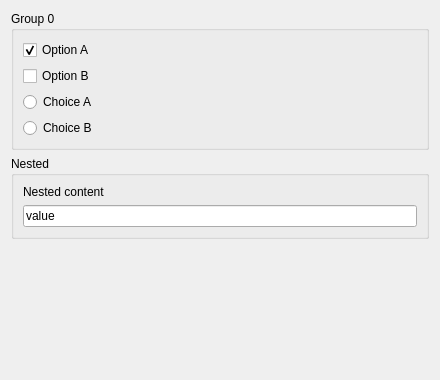
<?xml version="1.0" encoding="UTF-8"?>
<ui version="4.0"><class>Dialog</class><widget class="QDialog" name="Dialog"><property name="geometry"><rect><x>0</x><y>0</y><width>440</width><height>380</height></rect></property><property name="windowTitle"><string>Group 0</string></property><layout class="QVBoxLayout" name="verticalLayout"><property name="leftMargin"><number>11</number></property><property name="topMargin"><number>11</number></property><property name="rightMargin"><number>11</number></property><property name="bottomMargin"><number>11</number></property><property name="spacing"><number>6</number></property><item><widget class="QGroupBox" name="group"><property name="title"><string>Group 0</string></property><layout class="QVBoxLayout" name="groupLayout"><property name="leftMargin"><number>9</number></property><property name="topMargin"><number>9</number></property><property name="rightMargin"><number>9</number></property><property name="bottomMargin"><number>9</number></property><property name="spacing"><number>6</number></property><item><widget class="QCheckBox" name="check_1"><property name="text"><string>Option A</string></property><property name="checked"><bool>true</bool></property></widget></item><item><widget class="QCheckBox" name="check_2"><property name="text"><string>Option B</string></property><property name="checked"><bool>false</bool></property></widget></item><item><widget class="QRadioButton" name="radio_1"><property name="text"><string>Choice A</string></property><property name="checked"><bool>false</bool></property></widget></item><item><widget class="QRadioButton" name="radio_2"><property name="text"><string>Choice B</string></property><property name="checked"><bool>false</bool></property></widget></item></layout></widget></item><item><widget class="QGroupBox" name="group_2"><property name="title"><string>Nested</string></property><layout class="QVBoxLayout" name="group_2Layout"><property name="leftMargin"><number>9</number></property><property name="topMargin"><number>9</number></property><property name="rightMargin"><number>9</number></property><property name="bottomMargin"><number>9</number></property><property name="spacing"><number>6</number></property><item><widget class="QLabel" name="inside"><property name="text"><string>Nested content</string></property></widget></item><item><widget class="QLineEdit" name="inside_edit"><property name="text"><string>value</string></property></widget></item></layout></widget></item><item><spacer name="verticalSpacer"><property name="orientation"><enum>Qt::Orientation::Vertical</enum></property><property name="sizeHint" stdset="0"><size><width>40</width><height>20</height></size></property></spacer></item></layout></widget></ui>
